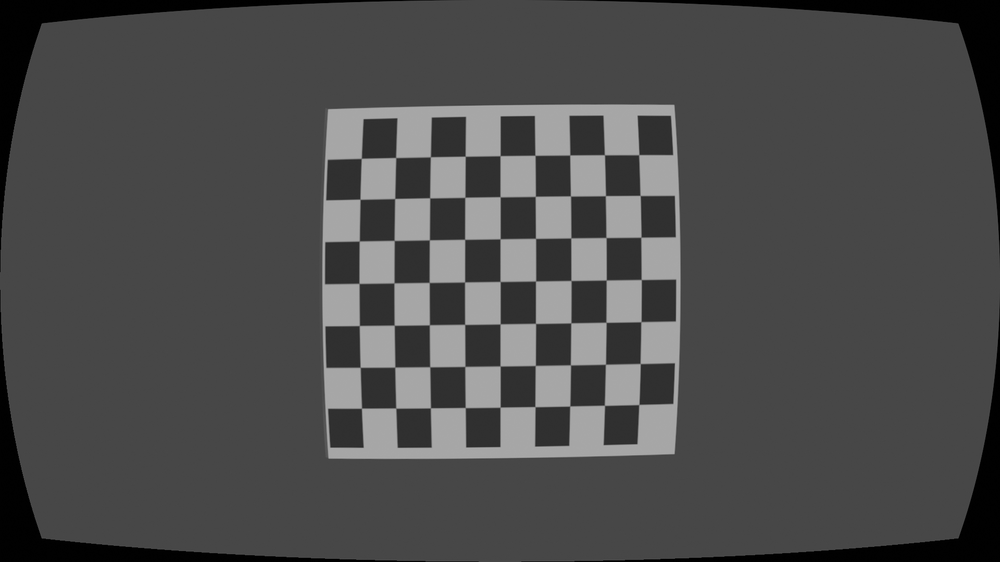
#> input picture lens_dist_calib_80/ang_0.png, 1000 x 562 px, shrunk from 1920 x 1080 before the run; its folder holds only this picture in this run
$ python calib_len.py
#> lines starting #> are read from the running program, lines starting #| are printed output that depends on the picture; after the words box and inside, x2 and y2 are one past the last pixel; in counts of white or black regions, pixels touching at a corner belong together
import numpy as np
import cv2
import glob

# termination criteria
criteria = (cv2.TERM_CRITERIA_EPS + cv2.TERM_CRITERIA_MAX_ITER, 30, 0.001)

# prepare object points, like (0,0,0), (1,0,0), (2,0,0) ....,(6,5,0)
objp = np.zeros((7*9,3), np.float32)
objp[:,:2] = np.mgrid[0:7,0:9].T.reshape(-1,2)

# Arrays to store object points and image points from all the images.
objpoints = [] # 3d point in real world space
imgpoints = [] # 2d points in image plane.

images = glob.glob('lens_dist_calib_80\\*.png')

for fname in images:
    img = cv2.imread(fname)
#> img is the input picture: shape (562, 1000, 3); min 0, max 173, mean 76.2
    gray = cv2.cvtColor(img,cv2.COLOR_BGR2GRAY)

    # Find the chess board corners
    ret, corners = cv2.findChessboardCorners(gray, (7,9),None)
#> ret = True; corners = 63 rows, first 8: [361.4, 408.2], [360.2, 367.3], [359.4, 325.5], [359, 283.4], [359.3, 241], [360, 199.3], [361.3, 158.4], [395.7, 408.1]

    # If found, add object points, image points (after refining them)
    if ret == True:
        objpoints.append(objp)

        corners2 = cv2.cornerSubPix(gray,corners,(11,11),(-1,-1),criteria)
#> corners2 = 63 rows, first 8: [361.5, 408.2], [360.2, 367.3], [359.3, 325.5], [359, 283.4], [359.3, 241], [360, 199.2], [361.3, 158.4], [395.7, 408.1]
        imgpoints.append(corners2)

        # Draw and display the corners
        img = cv2.drawChessboardCorners(img, (7,9), corners2,ret)
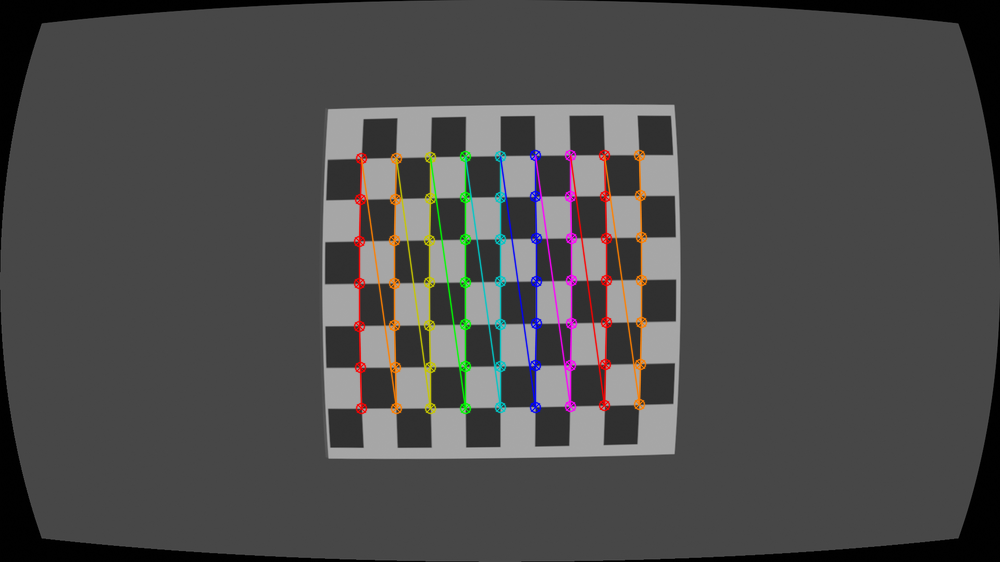
#> img: shape (562, 1000, 3); 3.12% of pixels changed, all inside (x1, y1, x2, y2) = (353, 149, 648, 415)
        cv2.imshow('img',img)
        cv2.waitKey(500)

cv2.destroyAllWindows()
ret, mtx, dist, rvecs, tvecs = cv2.calibrateCamera(objpoints, imgpoints, gray.shape[::-1],None,None)
#> ret = 0.483; mtx = [[181863, 0, 500.8], [0, 212182.6, 280.7], [0, 0, 1]]; dist = [[-20490.7, -0.0235, 0.0766, 0.0481, -2.31e-08]]; rvecs = ([0.214, -0.134, -1.57],); tvecs = ([-3.92, 3.06, 4994.9],)

h,  w = img.shape[:2]
#> h = 562; w = 1000
newcameramtx, roi=cv2.getOptimalNewCameraMatrix(mtx,dist,(w,h),1,(w,h))
#> newcameramtx = [[45118.6, 0, 565.4], [0, 48282.2, 291.2], [0, 0, 1]]; roi = (388, 225, 352, 133)
# undistort
dst = cv2.undistort(img, mtx, dist, None, newcameramtx)
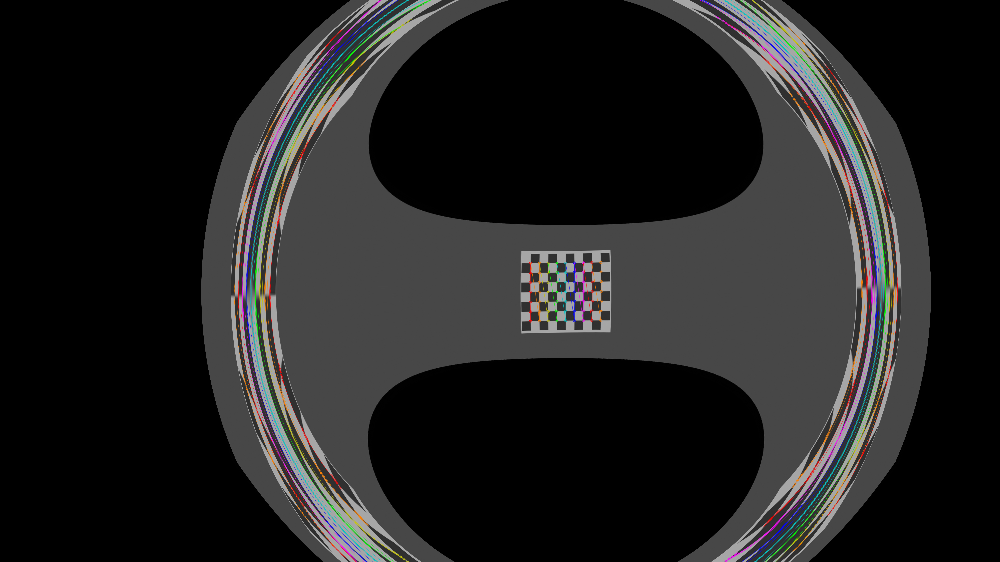
#> dst: shape (562, 1000, 3); mean B, G, R 33.3, 33.4, 33.7

# crop the image
x,y,w,h = roi
#> x = 388; y = 225; w = 352; h = 133
dst = dst[y:y+h, x:x+w]
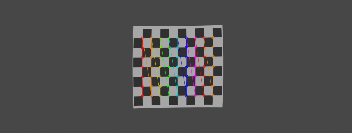
#> dst: shape (133, 352, 3); mean B, G, R 77.3, 77.3, 78
cv2.imwrite('calibresult.png',dst)
cv2.imwrite('initial.png',img)

$ run again, on lens_dist_calib_80/ang_12.png
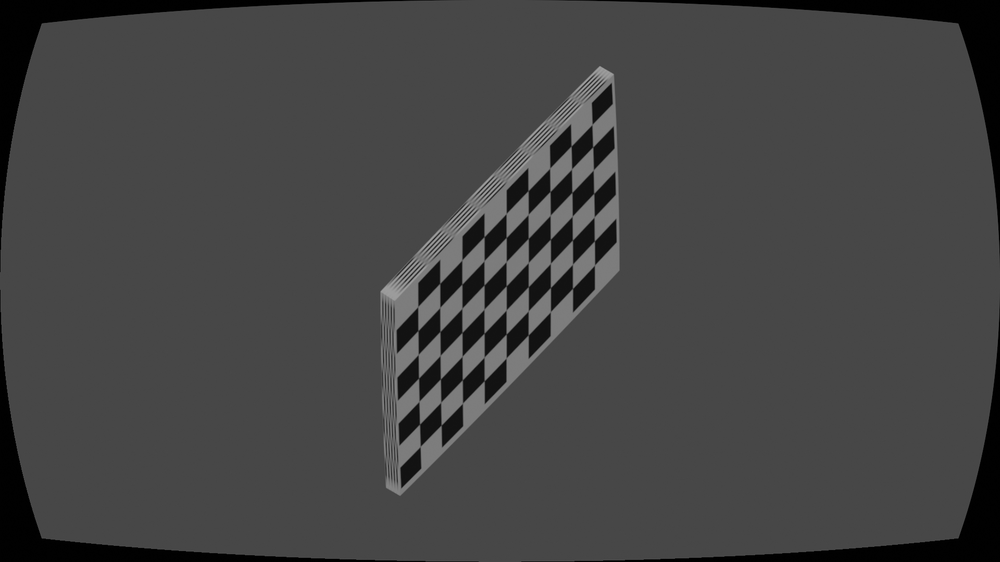
#> input picture lens_dist_calib_80/ang_12.png, 1000 x 562 px, shrunk from 1920 x 1080 before the run
#> img is the input picture: shape (562, 1000, 3); min 0, max 163, mean 68
#> `ret, corners = cv2.findChessboardCorners(gray, (7,9),None)`: ret = True; corners = 63 rows, first 8: [592, 124.5], [592.6, 146.9], [593.4, 169.6], [593.7, 193.4], [594.1, 217], [594.4, 240.9], [594.5, 265], [571, 146]
#> corners2 = 63 rows, first 8: [592, 124.5], [592.7, 146.9], [593.3, 169.9], [593.7, 193.4], [594.2, 216.9], [594.4, 240.9], [594.5, 265], [571.1, 146.1]
#> `img = cv2.drawChessboardCorners(img, (7,9), corners2,ret)`:
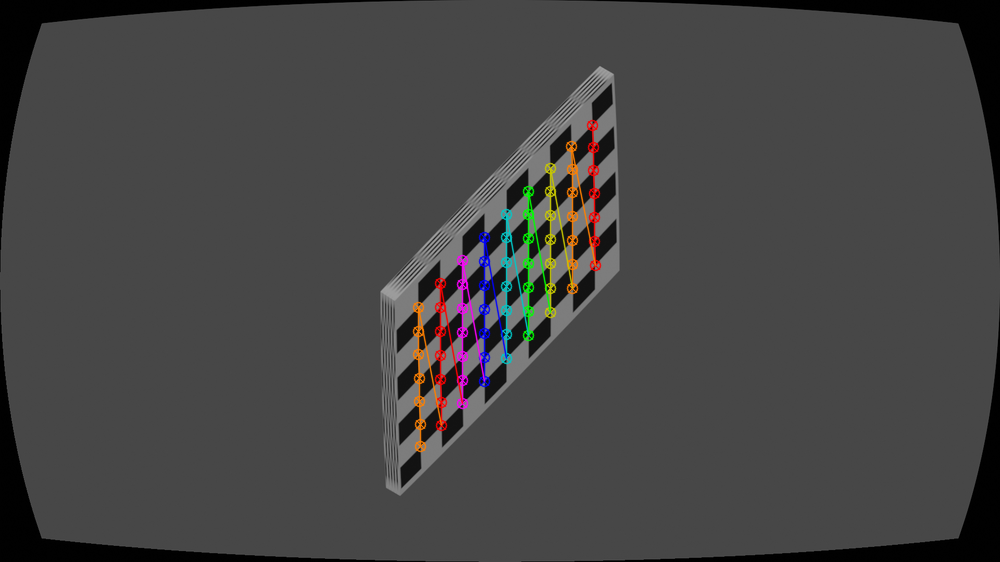
#> img: shape (562, 1000, 3); 2.04% of pixels changed, all inside (x1, y1, x2, y2) = (412, 119, 602, 453)
#> `ret, mtx, dist, rvecs, tvecs = cv2.calibrateCamera(objpoints, imgpoint..`: ret = 0.079; mtx = [[270580.9, 0, 501.9], [0, 108856.5, 269], [0, 0, 1]]; dist = [[-12545.8, -0.0329, 1.47, -0.0751, -7.72e-08]]; rvecs = ([0.409, 1.37, 0.794],); tvecs = ([1.09, -4.36, 3182],)
#> newcameramtx = [[218514.3, 0, 501.9], [0, 88100.9, 272.1], [0, 0, 1]]; roi = (77, 28, 846, 506)
#> `x,y,w,h = roi`: x = 77; y = 28; w = 846; h = 506
#> `dst = dst[y:y+h, x:x+w]`:
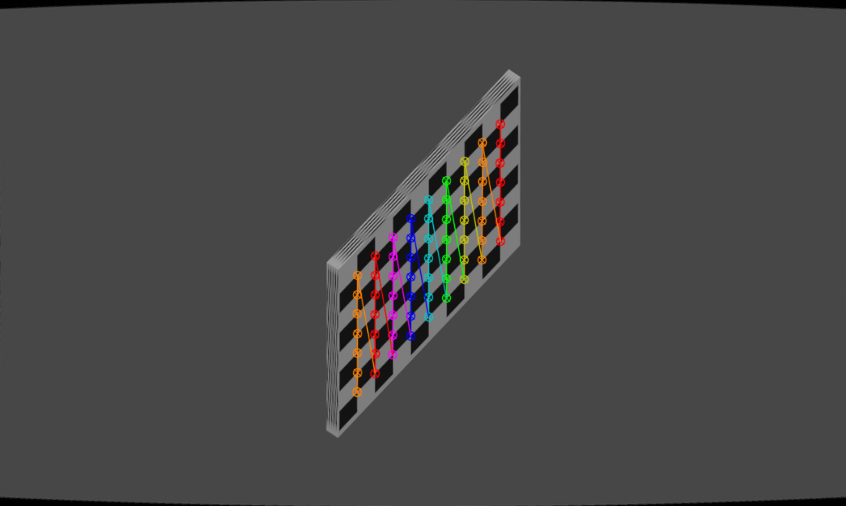
#> dst: shape (506, 846, 3); mean B, G, R 71.2, 71.5, 72

$ run again, on lens_dist_calib_80/ang_14.png
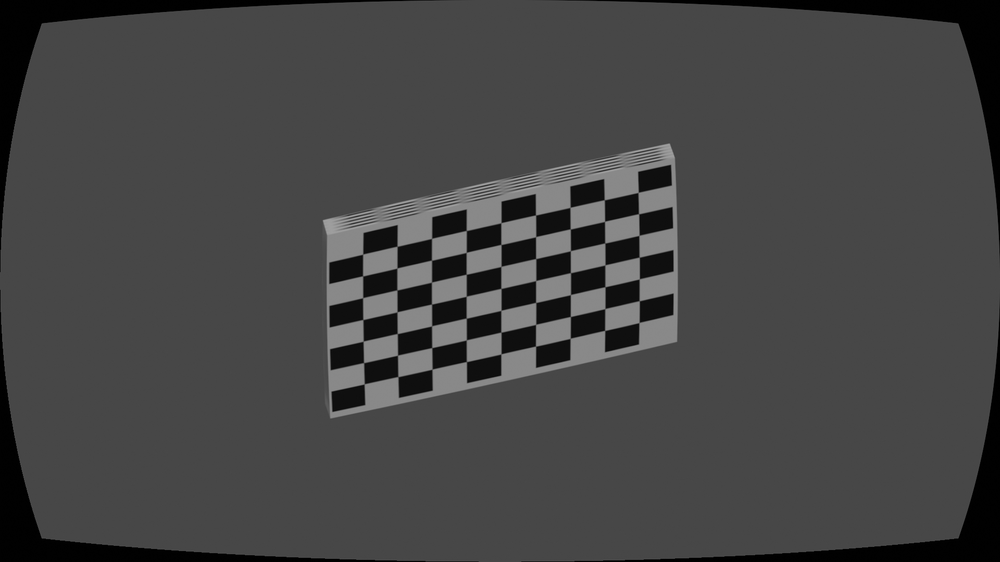
#> input picture lens_dist_calib_80/ang_14.png, 1000 x 562 px, shrunk from 1920 x 1080 before the run
#> img is the input picture: shape (562, 1000, 3); min 0, max 166, mean 68.7
#> `ret, corners = cv2.findChessboardCorners(gray, (7,9),None)`: ret = True; corners = 63 rows, first 8: [638.1, 192.4], [638.6, 213.7], [638.9, 235.4], [639.3, 257.2], [639.3, 278.9], [639.3, 300.7], [639, 322.5], [604.3, 199.7]
#> corners2 = 63 rows, first 8: [638.2, 192.4], [638.6, 213.7], [639, 235.3], [639.2, 257.2], [639.3, 278.8], [639.3, 300.7], [639.1, 322.5], [604.3, 199.7]
#> `img = cv2.drawChessboardCorners(img, (7,9), corners2,ret)`:
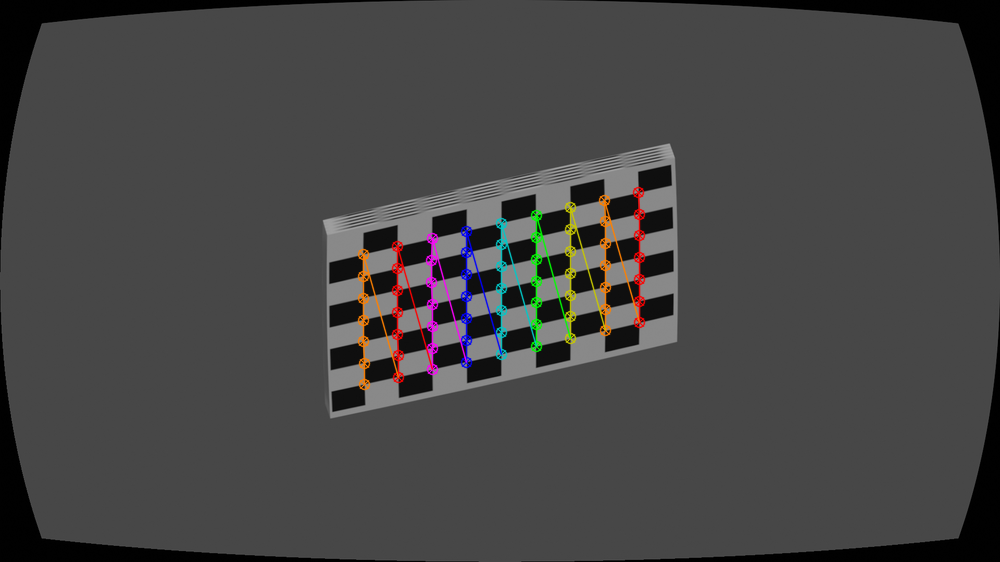
#> img: shape (562, 1000, 3); 2.05% of pixels changed, all inside (x1, y1, x2, y2) = (357, 186, 646, 391)
#> `ret, mtx, dist, rvecs, tvecs = cv2.calibrateCamera(objpoints, imgpoint..`: ret = 0.0788; mtx = [[121143.5, 0, 512.1], [0, 56501.1, 281.3], [0, 0, 1]]; dist = [[-3641.6, -0.0159, -0.187, -0.638, -7.4e-08]]; rvecs = ([0.31, 0.949, 1.26],); tvecs = ([2.45, -3.7, 2318.3],)
#> newcameramtx = [[86408.5, 0, 499.5], [0, 40118.8, 278], [0, 0, 1]]; roi = (108, 53, 767, 450)
#> `x,y,w,h = roi`: x = 108; y = 53; w = 767; h = 450
#> `dst = dst[y:y+h, x:x+w]`:
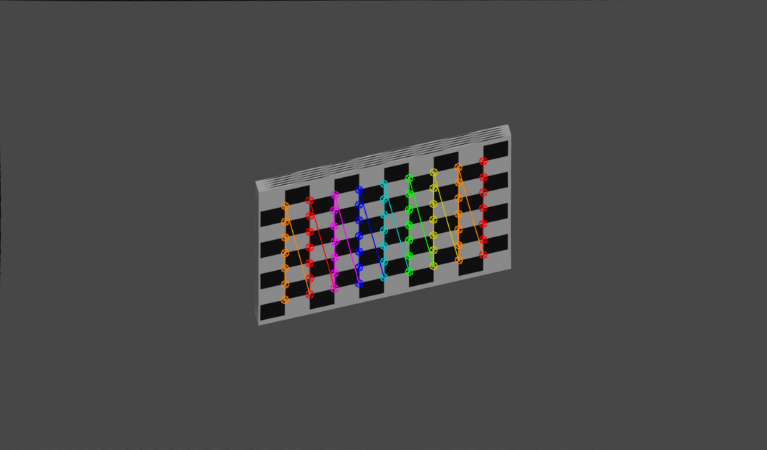
#> dst: shape (450, 767, 3); mean B, G, R 72.4, 72.6, 73.2

$ run again, on lens_dist_calib_80/ang_1.png
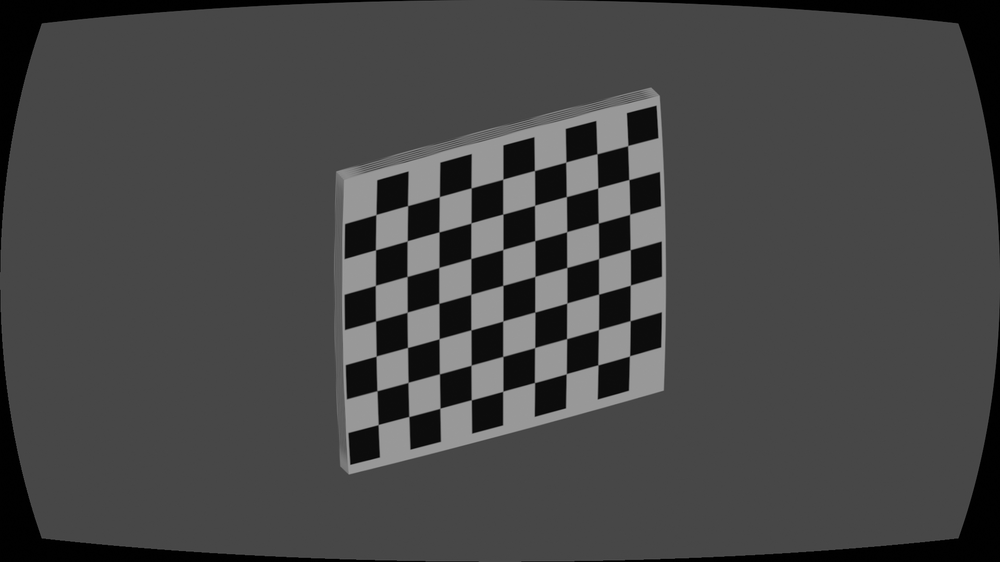
#> input picture lens_dist_calib_80/ang_1.png, 1000 x 562 px, shrunk from 1920 x 1080 before the run
#> img is the input picture: shape (562, 1000, 3); min 0, max 159, mean 70.4
#> `ret, corners = cv2.findChessboardCorners(gray, (7,9),None)`: ret = True; corners = 63 rows, first 8: [627.7, 145.6], [628.8, 179.5], [629.7, 214.3], [630.3, 249.6], [630.4, 285.1], [630.1, 320.6], [629.5, 355.9], [597, 153.7]
#> corners2 = 63 rows, first 8: [627.7, 145.6], [628.8, 179.5], [629.7, 214.3], [630.2, 249.6], [630.3, 285.1], [630.1, 320.6], [629.5, 355.9], [597, 153.7]
#> `img = cv2.drawChessboardCorners(img, (7,9), corners2,ret)`:
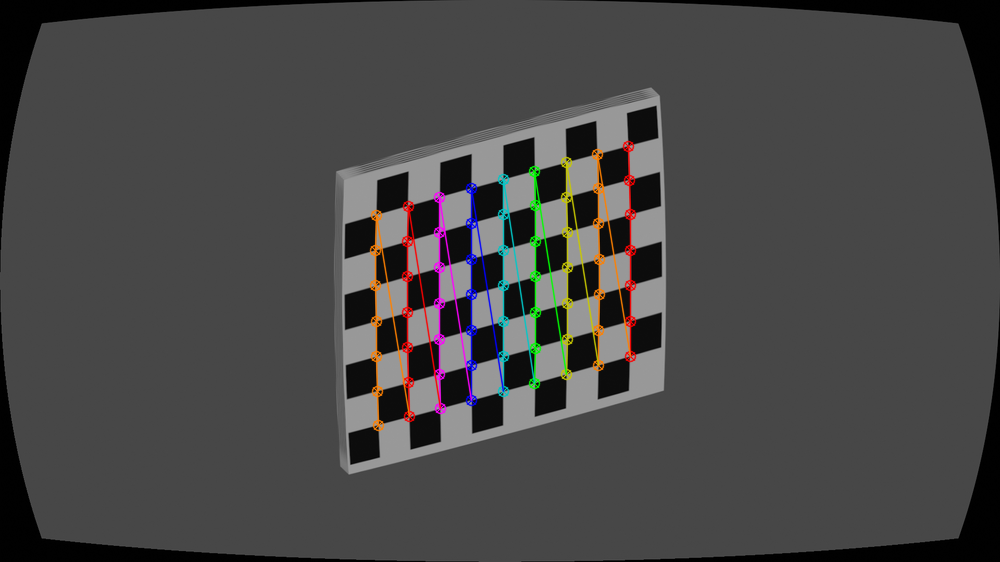
#> img: shape (562, 1000, 3); 2.73% of pixels changed, all inside (x1, y1, x2, y2) = (369, 140, 637, 432)
#> `ret, mtx, dist, rvecs, tvecs = cv2.calibrateCamera(objpoints, imgpoint..`: ret = 0.0926; mtx = [[168180, 0, 476.3], [0, 99739.9, 284.1], [0, 0, 1]]; dist = [[-9960.7, -0.0293, -0.178, 1.93, -7.41e-08]]; rvecs = ([-0.588, -0.982, 1.27],); tvecs = ([2.46, -3.81, 2680.3],)
#> newcameramtx = [[104680.2, 0, 505.8], [0, 60902.8, 287.8], [0, 0, 1]]; roi = (168, 96, 699, 379)
#> `x,y,w,h = roi`: x = 168; y = 96; w = 699; h = 379
#> `dst = dst[y:y+h, x:x+w]`:
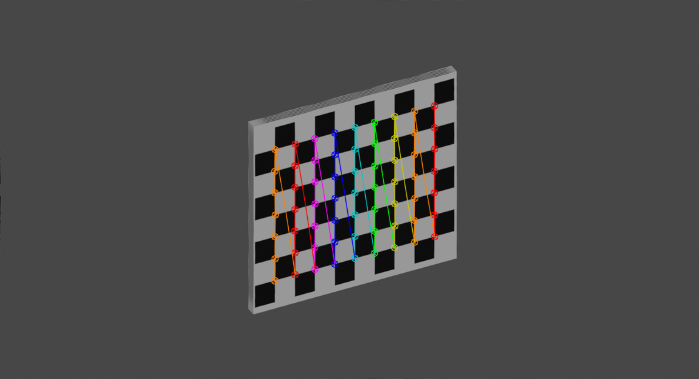
#> dst: shape (379, 699, 3); mean B, G, R 73.8, 74.1, 74.8
